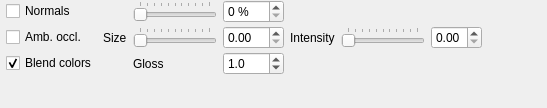
<?xml version="1.0" encoding="UTF-8"?>
<ui version="4.0">
 <class>toolbar_rendernormalsgroup</class>
 <widget class="QWidget" name="toolbar_rendernormalsgroup">
  <property name="geometry">
   <rect>
    <x>0</x>
    <y>0</y>
    <width>547</width>
    <height>108</height>
   </rect>
  </property>
  <property name="windowTitle">
   <string>RenderSettings</string>
  </property>
  <property name="toolTip">
   <string/>
  </property>
  <layout class="QGridLayout" name="gridLayout_4">
   <property name="leftMargin">
    <number>6</number>
   </property>
   <property name="topMargin">
    <number>0</number>
   </property>
   <property name="rightMargin">
    <number>6</number>
   </property>
   <property name="bottomMargin">
    <number>0</number>
   </property>
   <property name="verticalSpacing">
    <number>3</number>
   </property>
   <item row="0" column="6">
    <widget class="QSlider" name="slider_normalStrength">
     <property name="sizePolicy">
      <sizepolicy hsizetype="Minimum" vsizetype="Fixed">
       <horstretch>0</horstretch>
       <verstretch>0</verstretch>
      </sizepolicy>
     </property>
     <property name="maximum">
      <number>100</number>
     </property>
     <property name="orientation">
      <enum>Qt::Horizontal</enum>
     </property>
     <property name="tickPosition">
      <enum>QSlider::TicksAbove</enum>
     </property>
    </widget>
   </item>
   <item row="1" column="9">
    <widget class="QSlider" name="aoIntensitySlider">
     <property name="minimumSize">
      <size>
       <width>80</width>
       <height>0</height>
      </size>
     </property>
     <property name="maximum">
      <number>100</number>
     </property>
     <property name="orientation">
      <enum>Qt::Horizontal</enum>
     </property>
     <property name="tickPosition">
      <enum>QSlider::TicksAbove</enum>
     </property>
    </widget>
   </item>
   <item row="1" column="10">
    <widget class="QDoubleSpinBox" name="aoIntensitySpinBox">
     <property name="locale">
      <locale language="C" country="AnyCountry"/>
     </property>
     <property name="decimals">
      <number>2</number>
     </property>
     <property name="maximum">
      <double>1.000000000000000</double>
     </property>
     <property name="singleStep">
      <double>0.010000000000000</double>
     </property>
    </widget>
   </item>
   <item row="1" column="4">
    <widget class="QCheckBox" name="checkBox_ao">
     <property name="toolTip">
      <string>Ambient occlusion.</string>
     </property>
     <property name="text">
      <string>Amb. occl.</string>
     </property>
    </widget>
   </item>
   <item row="0" column="11">
    <spacer name="horizontalSpacer">
     <property name="orientation">
      <enum>Qt::Horizontal</enum>
     </property>
     <property name="sizeHint" stdset="0">
      <size>
       <width>0</width>
       <height>0</height>
      </size>
     </property>
    </spacer>
   </item>
   <item row="1" column="8">
    <widget class="QLabel" name="label_aoIntensity">
     <property name="text">
      <string>Intensity</string>
     </property>
    </widget>
   </item>
   <item row="4" column="7">
    <widget class="QDoubleSpinBox" name="doubleSpinBox_sharpness">
     <property name="decimals">
      <number>1</number>
     </property>
     <property name="minimum">
      <double>0.100000000000000</double>
     </property>
     <property name="value">
      <double>1.000000000000000</double>
     </property>
    </widget>
   </item>
   <item row="0" column="7">
    <widget class="QSpinBox" name="spinBox_normalStrength">
     <property name="suffix">
      <string> %</string>
     </property>
     <property name="maximum">
      <number>100</number>
     </property>
    </widget>
   </item>
   <item row="1" column="7">
    <widget class="QDoubleSpinBox" name="aoSizeSpinBox">
     <property name="locale">
      <locale language="C" country="AnyCountry"/>
     </property>
     <property name="decimals">
      <number>2</number>
     </property>
     <property name="maximum">
      <double>1.000000000000000</double>
     </property>
     <property name="singleStep">
      <double>0.010000000000000</double>
     </property>
    </widget>
   </item>
   <item row="4" column="4">
    <widget class="QCheckBox" name="checkBox_blendColor">
     <property name="toolTip">
      <string>Blends the normals and the colors to get a smoother result. When activated, you may need to increase the saturation to accentuate the colors.</string>
     </property>
     <property name="text">
      <string>Blend colors</string>
     </property>
     <property name="checked">
      <bool>true</bool>
     </property>
    </widget>
   </item>
   <item row="0" column="4">
    <widget class="QCheckBox" name="normals_checkBox">
     <property name="toolTip">
      <string>Two types of normals are available: normal type 1 (greyed out), normal type 2 (ticked).</string>
     </property>
     <property name="layoutDirection">
      <enum>Qt::LeftToRight</enum>
     </property>
     <property name="text">
      <string>Normals</string>
     </property>
     <property name="tristate">
      <bool>true</bool>
     </property>
    </widget>
   </item>
   <item row="6" column="4">
    <spacer name="verticalSpacer">
     <property name="orientation">
      <enum>Qt::Vertical</enum>
     </property>
     <property name="sizeHint" stdset="0">
      <size>
       <width>0</width>
       <height>0</height>
      </size>
     </property>
    </spacer>
   </item>
   <item row="1" column="6">
    <widget class="QSlider" name="aoSizeSlider">
     <property name="maximum">
      <number>100</number>
     </property>
     <property name="orientation">
      <enum>Qt::Horizontal</enum>
     </property>
     <property name="tickPosition">
      <enum>QSlider::TicksAbove</enum>
     </property>
    </widget>
   </item>
   <item row="1" column="5">
    <widget class="QLabel" name="label_aoSize">
     <property name="text">
      <string>Size</string>
     </property>
    </widget>
   </item>
   <item row="4" column="6">
    <widget class="QLabel" name="label_sharpness">
     <property name="toolTip">
      <string>This will give a more &quot;metallic&quot; rendering to the point cloud.</string>
     </property>
     <property name="text">
      <string>Gloss</string>
     </property>
    </widget>
   </item>
  </layout>
 </widget>
 <layoutdefault spacing="6" margin="11"/>
 <tabstops>
  <tabstop>normals_checkBox</tabstop>
  <tabstop>slider_normalStrength</tabstop>
  <tabstop>spinBox_normalStrength</tabstop>
 </tabstops>
 <resources>
  <include location="../../../openscantools.qrc"/>
 </resources>
 <connections/>
</ui>
